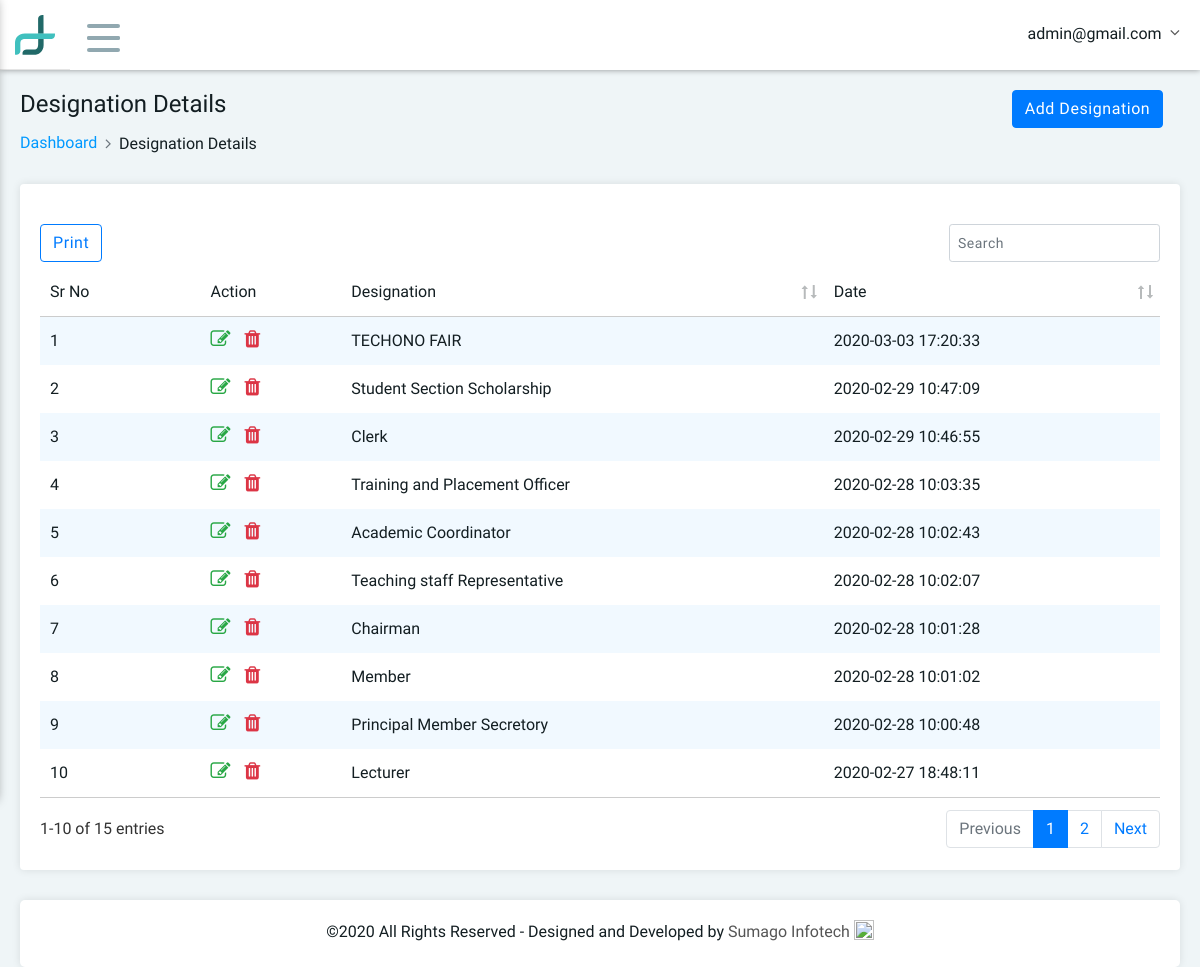
Screenshot of /designation_view.php (signed in) with the database file from the repository.
### tables this page shows
CREATE TABLE IF NOT EXISTS `designation` (
  `Designation_id` int(11) NOT NULL,
  `Designation` varchar(255) NOT NULL,
  `Designation_delete` int(11) NOT NULL DEFAULT '0',
  `Designation_date` datetime NOT NULL DEFAULT CURRENT_TIMESTAMP
);

### designation_view.php (the view, shortened to what this page needs)
<!DOCTYPE html>
<html>
<head>
	<?php include('include/head.php'); ?>
	<link rel="stylesheet" type="text/css" href="src/plugins/datatables/media/css/jquery.dataTables.css">
	<link rel="stylesheet" type="text/css" href="src/plugins/datatables/media/css/dataTables.bootstrap4.css">
	<link rel="stylesheet" type="text/css" href="src/plugins/datatables/media/css/responsive.dataTables.css">
</head>
<body>
	<?php include('include/header.php');
include('include/sidebar.php'); ?>
	<div class="main-container">
		<div class="pd-ltr-20 customscroll customscroll-10-p height-100-p xs-pd-20-10">
			<div class="min-height-200px">
				<div class="page-header">
					<div class="row">
						<div class="col-md-10 col-sm-10">
							<div class="title">
								<h4>Designation Details</h4>
							</div>
							<nav aria-label="breadcrumb" role="navigation">
								<ol class="breadcrumb">
									<li class="breadcrumb-item"><a href="dashboard.php">Dashboard</a></li>
									<li class="breadcrumb-item active" aria-current="page">Designation Details</li>
								</ol>
							</nav>
						</div>
						<div class="col-md-2 col-sm-2">
							<a  href="#" data-toggle="modal" data-target="#designation_add" type="button"><button  class="btn btn-primary">Add Designation</button></a>
						</div>
					</div>
				</div>
				<div class="pd-20 bg-white border-radius-4 box-shadow mb-30">
					<div class="row">
						<table class="stripe hover data-table-export nowrap">
							<thead>
								<tr>
									<th class="table-plus datatable-nosort">Sr No</th>
									<th class="datatable-nosort">Action</th>
                                    <th>Designation</th>
                                    <th>Date</th>
								</tr>
							</thead>
							<tbody>
								<?php
                                    $count=0;
                                    $query="select * from designation where Designation_delete='0' order by Designation_id desc ";
                                    $row=mysqli_query($connect,$query) or die(mysqli_error($connect));
                                    while($fetch=mysqli_fetch_array($row)) {
                                    extract($fetch);
                                ?>
								<tr>
									<td class="table-plus"><?php echo ++$count; ?></td>
									<td><a href="#" data-toggle="modal" data-target="#designation_update<?php echo $fetch['Designation_id'] ?>"  title="Edit Designation"><i class="fa fa-pencil-square-o text-success" style="font-size: 20px" ></i> </a>
										<a href="designation_trash.php?designation_id=<?php echo $fetch['Designation_id'] ?>" onclick="return confirm('Are You Sure To Delete Designation.')" title="Delete Designation" ><i class="fa fa-trash text-danger" style="font-size: 20px; padding-left: 10px" ></i></a>
									</td>
									<td><?php echo $fetch['Designation'];?></td>
									<td><?php echo $fetch['Designation_date'];?></td>
								</tr>
								<?php } ?>
							</tbody>
						</table>
					</div>
				</div>
			</div>
			<?php include('include/footer.php'); ?>
		</div>
	</div>
</body>
</html>

### include/head.php (shortened to what this page needs)
<link rel="stylesheet" href="vendors/styles/style.css">

### include/header.php (shortened to what this page needs)
<?php include "config.php";
 ?>
	<div class="header clearfix">
		<div class="header-right">
			<div class="brand-logo">
				<a href="#">
					<img src="vendors/images/logo.png" alt="" class="mobile-logo">
				</a>
			</div>
			<div class="menu-icon">
				<span></span>
				<span></span>
				<span></span>
			</div>
			<div class="user-info-dropdown">
				<div class="dropdown">
					<a class="dropdown-toggle" href="#" role="button" data-toggle="dropdown">
						<?php
                            $query=mysqli_query($connect,"select * from tbl_admin where fld_email='".$_SESSION['email']."'") or die(mysqli_error($connect));
                            $fetch=mysqli_fetch_array($query);
                            extract($fetch);
                        ?>
						<span class="user-name"><?php echo $fetch['fld_email']; ?></span>
					</a>
				</div>
			</div>
		</div>
	</div>

### include/footer.php
<div class="footer-wrap bg-white pd-20 mb-20 border-radius-5 box-shadow">
	©2020 All Rights Reserved - Designed and Developed by <a href="http://www.sumagoinfotech.com" target="_blank">Sumago Infotech&nbsp;<img src="../images/logo/slogo.png" height="20px" width="20px" ></a>
</div>

### rows the page displays
designation: Designation "TECHONO FAIR", Designation_date "2020-03-03 17:20:33"
designation: Designation "Student Section Scholarship", Designation_date "2020-02-29 10:47:09"
designation: Designation "Clerk", Designation_date "2020-02-29 10:46:55"
designation: Designation "Training and Placement Officer", Designation_date "2020-02-28 10:03:35"
designation: Designation "Academic Coordinator", Designation_date "2020-02-28 10:02:43"
designation: Designation "Teaching staff Representative", Designation_date "2020-02-28 10:02:07"
designation: Designation "Chairman", Designation_date "2020-02-28 10:01:28"
designation: Designation "Member", Designation_date "2020-02-28 10:01:02"
designation: Designation "Principal Member Secretory", Designation_date "2020-02-28 10:00:48"
designation: Designation "Lecturer", Designation_date "2020-02-27 18:48:11"

### other values shown
$fetch['fld_email'] "admin@gmail.com"
